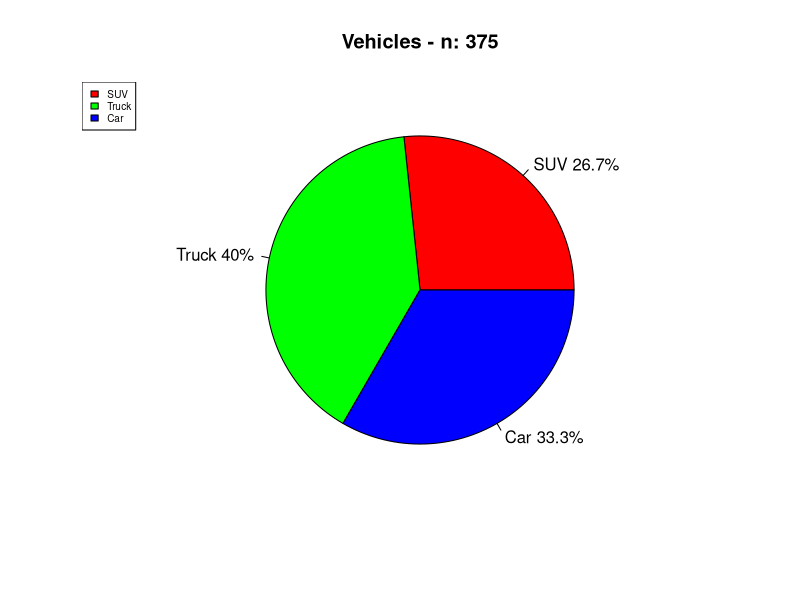
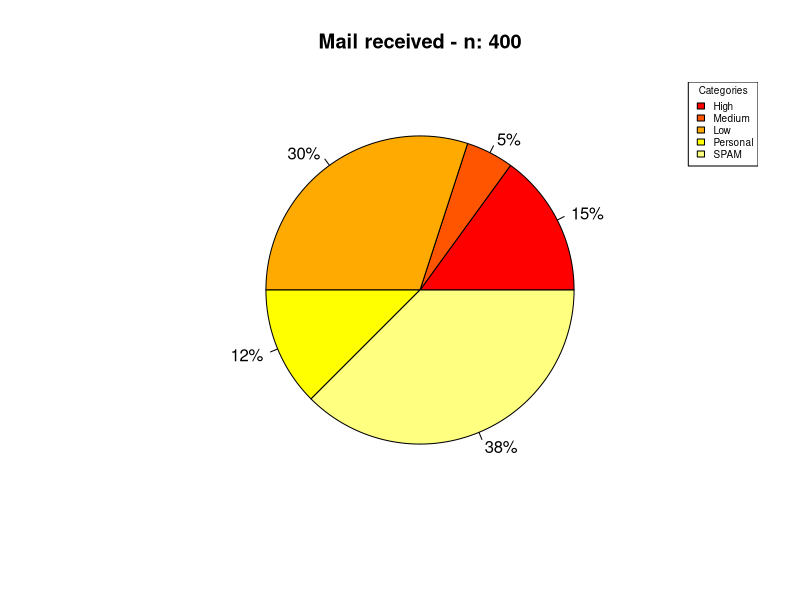
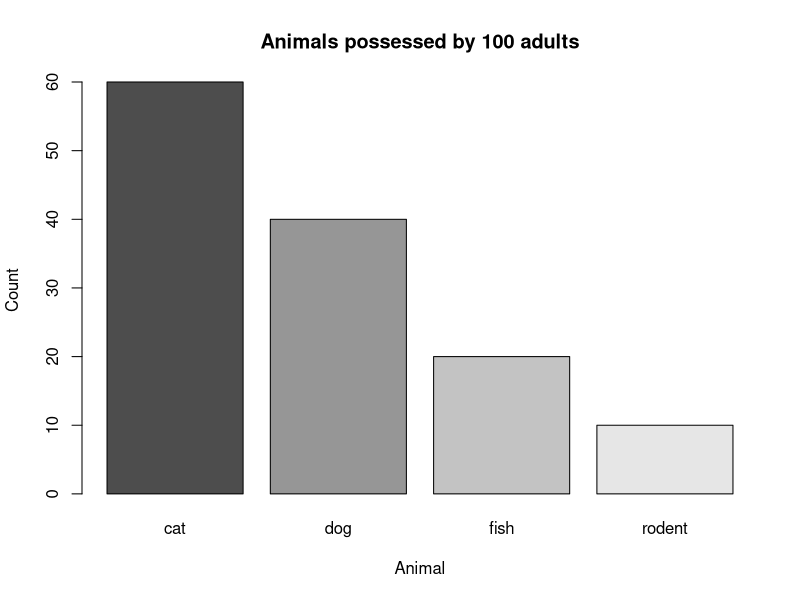
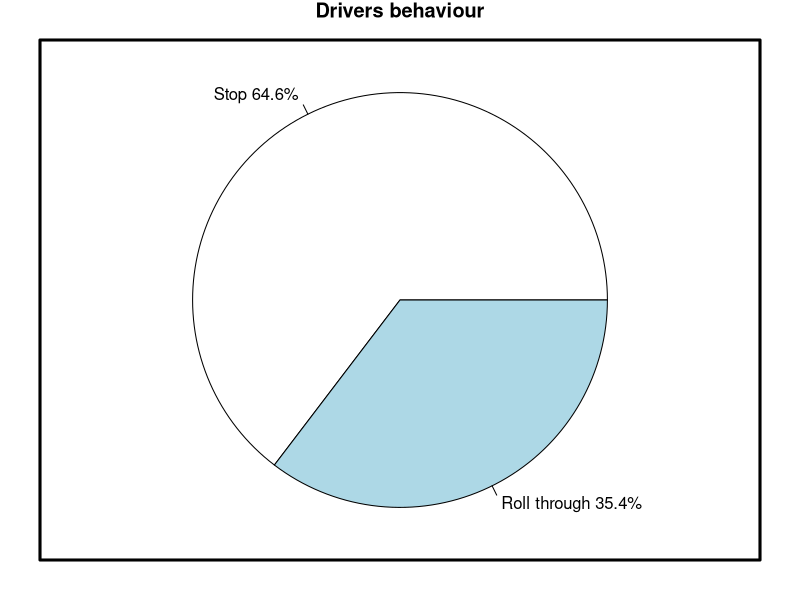

These charts were generated, in order, by the following R code:
## ---- chunk 1
e1 <- data.frame(category = integer(375)) 
e1$category <- rep(c("SUV","Truck","Car"), c(150,125,100))

# Frequency tables
xtabs(e1) 
## ---- chunk 2
round(prop.table(table(e1$category)), digits = 2)
## ---- chunk 3
pie(table(e1), labels = paste(c("SUV ","Truck ","Car "), round(prop.table(table(e1$category))*100, digits = 1), "%", sep = "") , main = "Vehicles - n: 375", col = rainbow(3))
legend("topleft", c("SUV","Truck","Car"), cex = 0.6, fill = rainbow(3))
## ---- chunk 4
e3 <- data.frame(400)
e3 <- rep( c("high", "medium", "low", "personal", "SPAM"), c(60, 120, 20, 50, 150))

# Frequency table
table(e3)
## ---- chunk 5
paste(prop.table(table(e3))*100, "%", sep = "")
## ---- chunk 6
# Does not work with Knitr.
# par(mar=c(5.1, 4.1, 4.1, 8.1), xpd=TRUE)

pie(table(e3), labels = paste(round(prop.table(table(e3))*100), "%", sep = ""), col = heat.colors(5), main = "Mail received - n: 400")

# With Knitr the legend is not visible, while there is no problem with the normal plot output.

#usr <- par("usr")*1.2; rect(usr[1], usr[3], usr[2], usr[4], lwd=2, col=NA)
legend("topright", legend = c("High", "Medium", "Low", "Personal", "SPAM"), fill = heat.colors(5), title = "Categories", cex = 0.6)

## ---- chunk 7
e8 <- data.frame(100)
e8 <- rep(c("dog", "cat", "fish", "rodent"), c(40, 60, 20, 10))
table(e8)
barplot(table(e8), main = "Animals possessed by 100 adults", xlab = "Animal", ylab = "Count", col = gray.colors(4))

## ---- chunk 8
e5 <- data.frame(rep(c("Complete stop", "Rolled through", "Ran the stop sign"), c(64.2, 35.2, 0.6)))
par("mar")
par(mar=c(1,1,1,1))
pie(table(e5), main = "Drivers behaviour", labels = paste(c("Stop ", "Roll through ", "Ran the stop "), round(prop.table(table(e5))*100, 1), "%", sep = ""))
par(oma=c(2,2,2,2), mar=c(4.1, 4.1, 4.1, 4.1), xpd=TRUE) ; box("inner", col="black", lwd=3)
